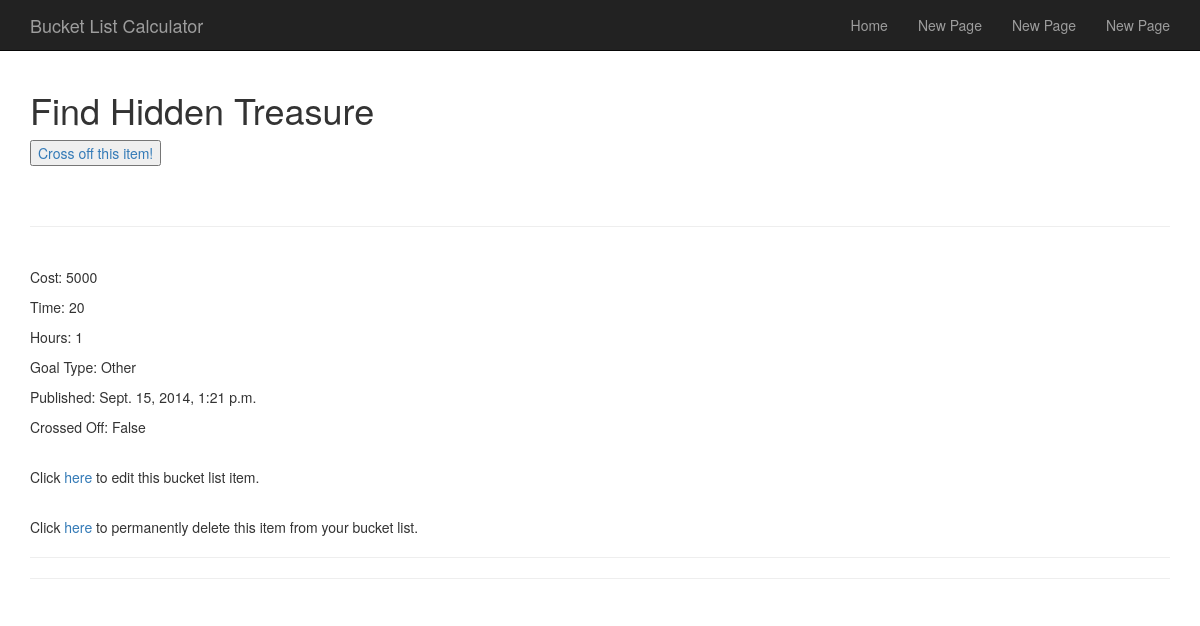
Before: /bucketlist/mylist/view/106/ (signed in) with the older database file.
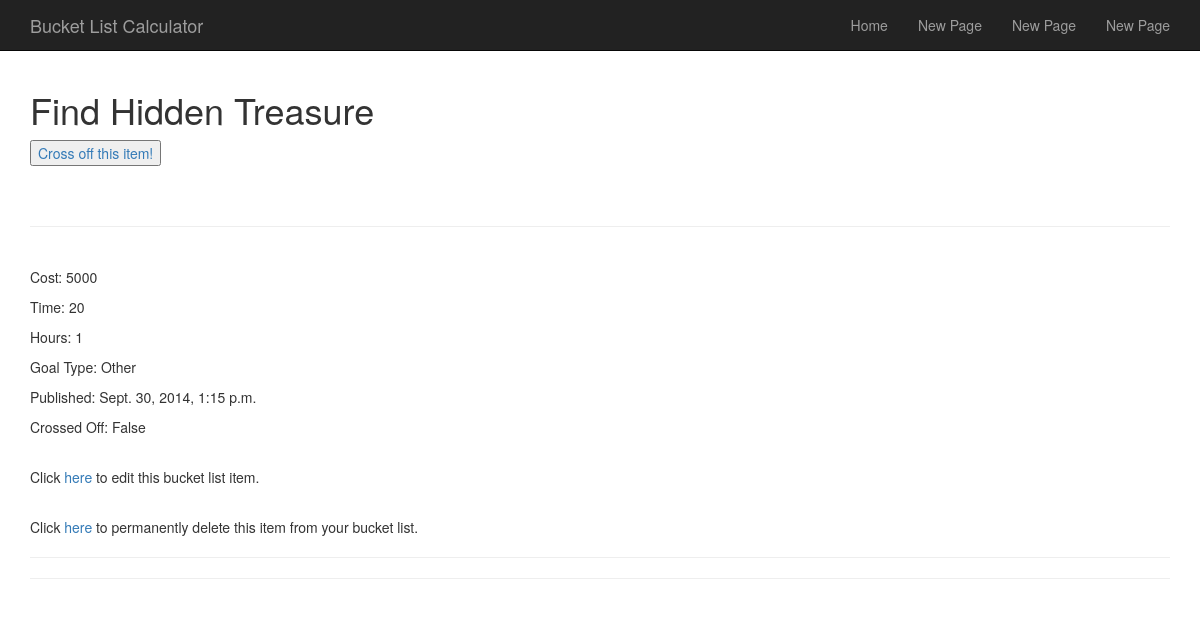
After: the same page with the newer database file.
### BucketList/models.py (models this page shows, shortened)
class BucketListItem(models.Model):
    text = models.CharField(max_length = 200)
    pub_by = models.ForeignKey(User,editable = False)
    pub_date = models.DateTimeField(editable=False)
    goal_type = models.CharField(choices = CHOICES, max_length = 200)
    cost = models.IntegerField(max_length = 20)
    time = models.IntegerField(max_length = 20)
    hours = models.IntegerField(max_length = 20)
    crossed_off = models.BooleanField(editable = False)
    def __unicode__(self):
        return self.text
    def recently_added(self):
        return self.pub_date >= timezone.now() - datetime.timedelta(days = 1)
    recently_added.boolean = True

### BucketList/views.py (the view)
# urls.py: url(r'^mylist/view/(?P<id>\w+)/', views.view_my_list_item, name = 'view my list item'),
@login_required
def view_my_list_item(request, id):
    logged_in = request.user.id
    item = BucketListItem.objects.filter(pk = id)
    context = {'logged_in': logged_in,
                      'item': item[0],
                    }
    return render(request, 'BucketList/view_my_list_item.html', context)

### BucketList/templates/BucketList/view_my_list_item.html (shortened to what this page needs)
{% extends 'base.html' %}
{% block content %}
{% if logged_in %}
    {% if item.crossed_off == True %}
        <h1 style="text-decoration: line-through;">{{item}}</h1>
        <h4>Congratulations on crossing off this list item!</h4>
        <button><a href="/bucketlist/mylist/uncross/{{item.id}}/">Uncross this item</a></button>
    {% else %}
        <h1>{{item}}</h1>
        <button><a href= "/bucketlist/mylist/crossoff/{{item.id}}/">Cross off this item!</a></button>
    {% endif %}
     <br/>
     <br/>
     <br/>
    <hr>
    <br/>
    <p>Cost:  {{item.cost}}</p>
    <p>Time: {{item.time}}</p>
    <p>Hours: {{item.hours}}</p>
    <p>Goal Type: {{item.goal_type}}</p>
    <p>Published: {{item.pub_date}}</p>
    <p>Crossed Off: {{item.crossed_off}}</p>
    <br/>
    <p>Click <a href="/bucketlist/mylist/edit/{{item.id}}/">here</a> to edit this bucket list item.</p>
    <br/>
    <p>Click <a href="/bucketlist/mylist/deleteitem/{{item.id}}/">here</a> to permanently delete this item from your bucket list.</p>
{% else %}
    <p>It looks like you are not logged in!  Better get on that.</p>
{% endif %}
{% endblock content %}

Changed rows visible on the page:
changed BucketListItem "Find Hidden Treasure": pub_date "Sept. 15, 2014, 1:21 p.m." → "Sept. 30, 2014, 1:15 p.m."
